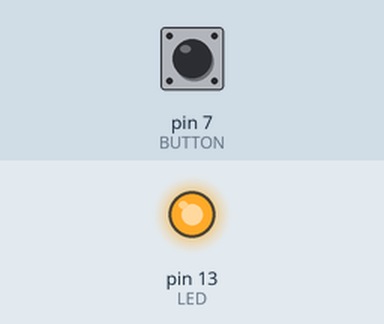
Bench run of a sketch on a simulated Arduino Uno, built with avr-gcc and run on an emulated ATmega328P. On the bench: output pins drawn as LEDs (lit = HIGH). Inputs (shaded band) come from the test bench; at power-on: pin 7 (BUTTON) LOW.

Above: at 1.2 s.
1.3 s: pin 7 (BUTTON) pulled HIGH for 0.15 s
At 1.37 s:
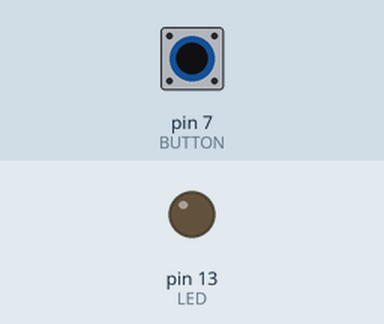
2.9 s: pin 7 (BUTTON) pulled HIGH for 3.2 s
At 6.7 s:
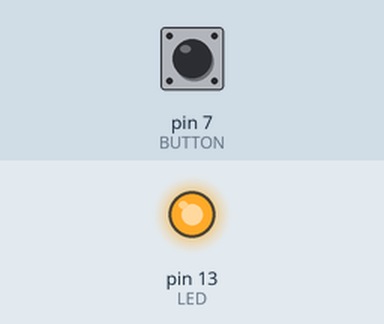
Timing chart, 0 to 8.2 s (numbered marks = the images above; inputs shaded):
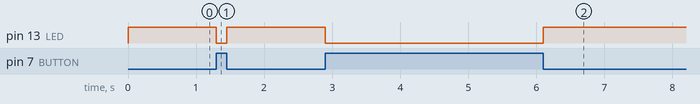

The sketch:

BUTTON1.ino
```cpp
const int LED = 13;
const int BUTTON = 7;
int val = 0;

void setup()
{
  pinMode (LED, OUTPUT);
  pinMode (BUTTON, INPUT);
}

void loop()
{
  val = digitalRead(BUTTON);
  if (val == HIGH)
  {
    digitalWrite(LED, LOW);
  }
  else
  {
    digitalWrite(LED, HIGH);
  }
}
```

Measured:
- after the input at 1.3 s, pin 13 (LED): HIGH → LOW at once, → HIGH 0.15 s later
- after the input at 2.9 s, pin 13 (LED): HIGH → LOW at once, → HIGH 3.2 s later
